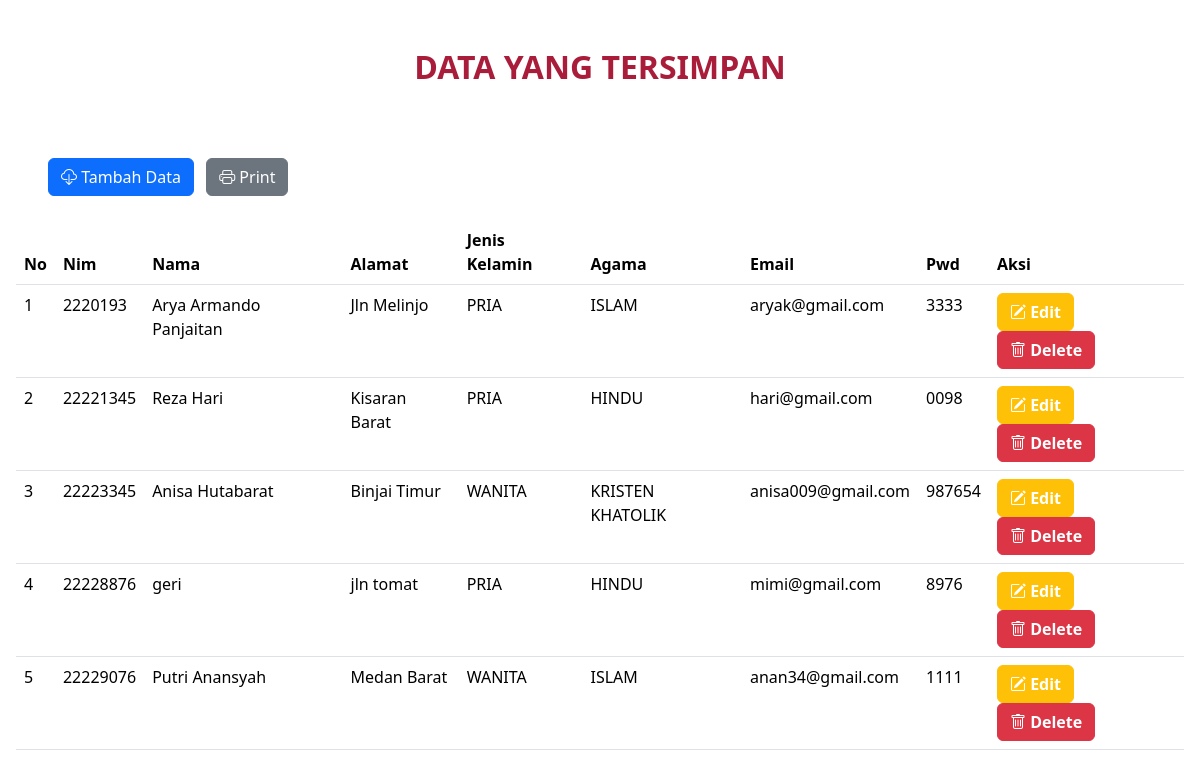
The app's page /read.php with its own data.
### tables this page shows
CREATE TABLE `mahasiswa` (
  `nim` varchar(8) NOT NULL,
  `nama` varchar(50) NOT NULL,
  `alamat` varchar(250) NOT NULL,
  `jkl` enum('PRIA','WANITA') NOT NULL,
  `agama` varchar(25) NOT NULL,
  `email` varchar(250) NOT NULL,
  `pwd` varchar(50) NOT NULL,
  `created_at` datetime NOT NULL DEFAULT current_timestamp(),
  `update_at` datetime NOT NULL
);

### read.php (the view, shortened to what this page needs)
<!doctype html>
<html lang="en">
<head>
      <link href="https://cdn.jsdelivr.net/npm/bootstrap@5.3.3/dist/css/bootstrap.min.css" rel="stylesheet"
>
      <link rel="stylesheet" href="https://cdn.jsdelivr.net/npm/bootstrap-icons@1.11.3/font/bootstrap-icons.min.css">
</head>
<body>
      <?php
      include_once "DB.php";
      $sql = "SELECT * FROM mahasiswa";
      $q = mysqli_query($koneksi, $sql);
      ?>
      <h2 class="text-center m-5" style="color:#A91D3A;"><b>DATA YANG TERSIMPAN</b></h2>
      <a href="form.php" class="btn btn-primary mt-4 mb-2 ms-5" role="button"><i class="bi bi-cloud-download"></i>
            Tambah
            Data</a>
      <a target="_blank" href="print.php" class="btn btn-secondary mt-4 mb-2 ms-2" role="button"><i
                  class="bi bi-printer"></i>
            Print</a>
      <div class="table-responsive m-3">
            <table class="table table-hover">
                  <thead>
                        <tr>
                              <th>No</th>
                              <th>Nim</th>
                              <th>Nama</th>
                              <th>Alamat</th>
                              <th>Jenis Kelamin</th>
                              <th>Agama</th>
                              <th>Email</th>
                              <th>Pwd</th>
                              <th>Aksi</th>
                        </tr>
                  </thead>
                  <tbody>
                        <?php
                        $no = 1;
                        while ($data = mysqli_fetch_assoc($q)) {
                              ?>
                              <tr>
                                    <td><?= $no ?></td>
                                    <td><?= $data['nim'] ?></td>
                                    <td><?= $data['nama'] ?></td>
                                    <td><?= $data['alamat'] ?></td>
                                    <td><?= $data['jkl'] ?></td>
                                    <td><?= $data['agama'] ?></td>
                                    <td><?= $data['email'] ?></td>
                                    <td><?= $data['pwd'] ?></td>
                                    <td>
                                          <a class="btn btn-warning" href="update.php?nim=<?= $data['nim'] ?>"><b
                                                      class="text-white"><i class="bi bi-pencil-square"></i>
                                                      Edit</b></a>
                                          <a class="btn btn-danger" href="delete.php?nim=<?= $data['nim'] ?>"><b
                                                      class="text-white"><i class="bi bi-trash"></i>
                                                      Delete</b></a>
                                    </td>
                              </tr>
                              <?php $no++;
                        } ?>
                  </tbody>
            </table>
      </div>
</body>
</html>

### records on screen
mahasiswa: nim "2220193", nama "Arya Armando Panjaitan", alamat "Jln Melinjo", jkl "PRIA", agama "ISLAM", email "aryak@gmail.com", pwd "3333"
mahasiswa: nim "22221345", nama "Reza Hari", alamat "Kisaran Barat", jkl "PRIA", agama "HINDU", email "hari@gmail.com", pwd "0098"
mahasiswa: nim "22223345", nama "Anisa Hutabarat", alamat "Binjai Timur", jkl "WANITA", agama "KRISTEN KHATOLIK", email "anisa009@gmail.com", pwd "987654"
mahasiswa: nim "22228876", nama "geri", alamat "jln tomat", jkl "PRIA", agama "HINDU", email "mimi@gmail.com", pwd "8976"
mahasiswa: nim "22229076", nama "Putri Anansyah", alamat "Medan Barat", jkl "WANITA", agama "ISLAM", email "anan34@gmail.com", pwd "1111"
